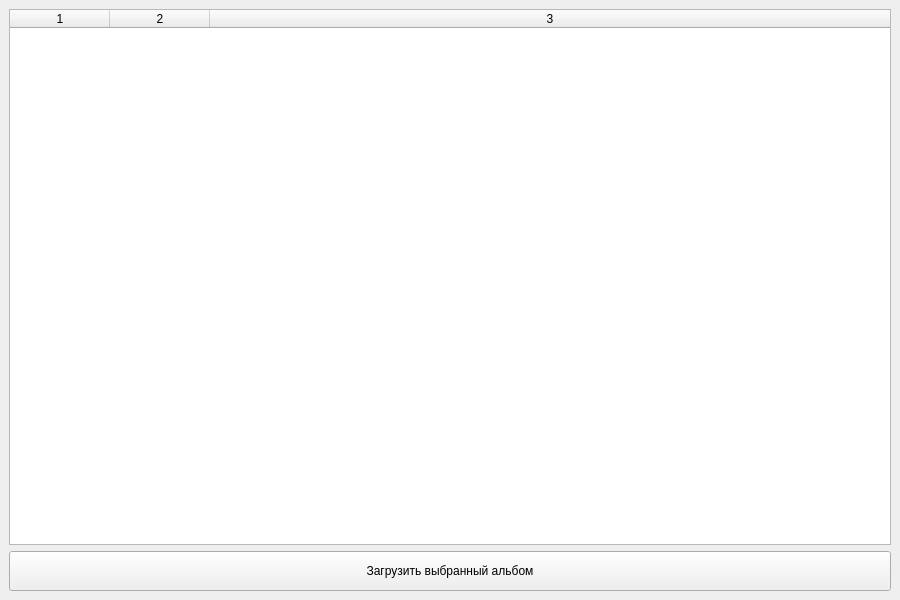
<?xml version="1.0" encoding="UTF-8"?>
<ui version="4.0">
 <class>MainWindow</class>
 <widget class="QMainWindow" name="MainWindow">
  <property name="geometry">
   <rect>
    <x>0</x>
    <y>0</y>
    <width>900</width>
    <height>600</height>
   </rect>
  </property>
  <property name="windowTitle">
   <string notr="true">VK Music Downloader</string>
  </property>
  <widget class="QWidget" name="centralwidget">
   <layout class="QGridLayout" name="gridLayout">
    <item row="0" column="0">
     <widget class="QTableWidget" name="album_lst">
      <property name="enabled">
       <bool>true</bool>
      </property>
      <property name="sizePolicy">
       <sizepolicy hsizetype="Expanding" vsizetype="Expanding">
        <horstretch>0</horstretch>
        <verstretch>93</verstretch>
       </sizepolicy>
      </property>
      <property name="editTriggers">
       <set>QAbstractItemView::NoEditTriggers</set>
      </property>
      <property name="selectionMode">
       <enum>QAbstractItemView::SingleSelection</enum>
      </property>
      <property name="selectionBehavior">
       <enum>QAbstractItemView::SelectRows</enum>
      </property>
      <property name="showGrid">
       <bool>true</bool>
      </property>
      <property name="gridStyle">
       <enum>Qt::SolidLine</enum>
      </property>
      <property name="columnCount">
       <number>3</number>
      </property>
      <attribute name="horizontalHeaderShowSortIndicator" stdset="0">
       <bool>false</bool>
      </attribute>
      <attribute name="horizontalHeaderStretchLastSection">
       <bool>true</bool>
      </attribute>
      <column/>
      <column/>
      <column/>
     </widget>
    </item>
    <item row="1" column="0">
     <widget class="QPushButton" name="load_btn">
      <property name="sizePolicy">
       <sizepolicy hsizetype="Minimum" vsizetype="Expanding">
        <horstretch>0</horstretch>
        <verstretch>7</verstretch>
       </sizepolicy>
      </property>
      <property name="text">
       <string>Загрузить выбранный альбом</string>
      </property>
     </widget>
    </item>
   </layout>
  </widget>
 </widget>
 <resources/>
 <connections/>
</ui>
